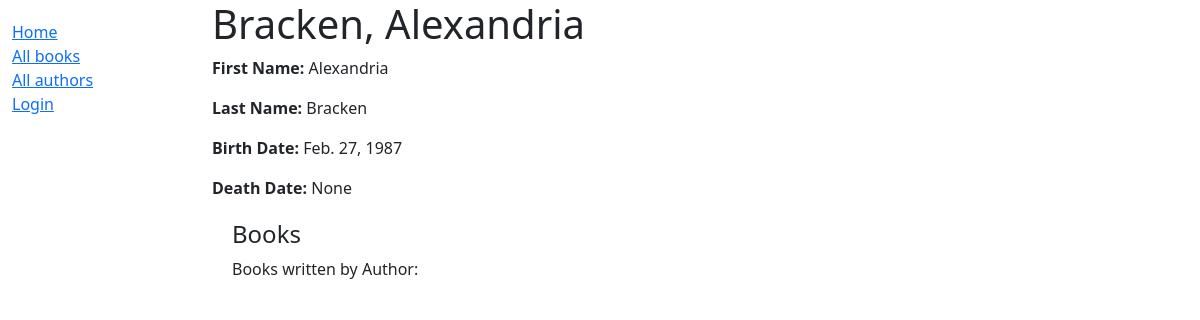
Page /author/1 on the committed database.
### catalog/models.py (models this page shows, shortened)
class Author(models.Model):
    first_name = models.CharField(max_length=100)
    last_name = models.CharField(max_length=100)
    date_of_birth = models.DateField(null=True, blank=True)
    date_of_death = models.DateField('Died', null=True, blank=True)
    class Meta:
        ordering = ['last_name', 'first_name']
    def __str__(self):
        return f'{self.last_name}, {self.first_name}'

### catalog/views.py (the view)
# urls.py: path('author/<int:pk>', views.AuthorDetailView.as_view(), name='author-detail'),
class AuthorDetailView(generic.DetailView):
    model = Author
    paginate_by = 10

### catalog/templates/catalog/author_detail.html (shortened to what this page needs)
{% extends "base_generic.html" %}
{% block content %}
  <h1>{{ author}}</h1>
  <p><strong>First Name:</strong> {{author.first_name }}</p>
  <p><strong>Last Name:</strong> {{ author.last_name }}</p>
  <p><strong>Birth Date:</strong> {{author.date_of_birth }}</p>
  <p><strong>Death Date:</strong> {{ author.date_of_death }}</p>
    <div style="margin-left:20px;margin-top:20px">
    <h4>Books</h4>
    Books written by Author:
  </div>
{% endblock %}

### rows in the picture
Author: first_name "Alexandria", last_name "Bracken", date_of_birth "Feb. 27, 1987", date_of_death "None"
